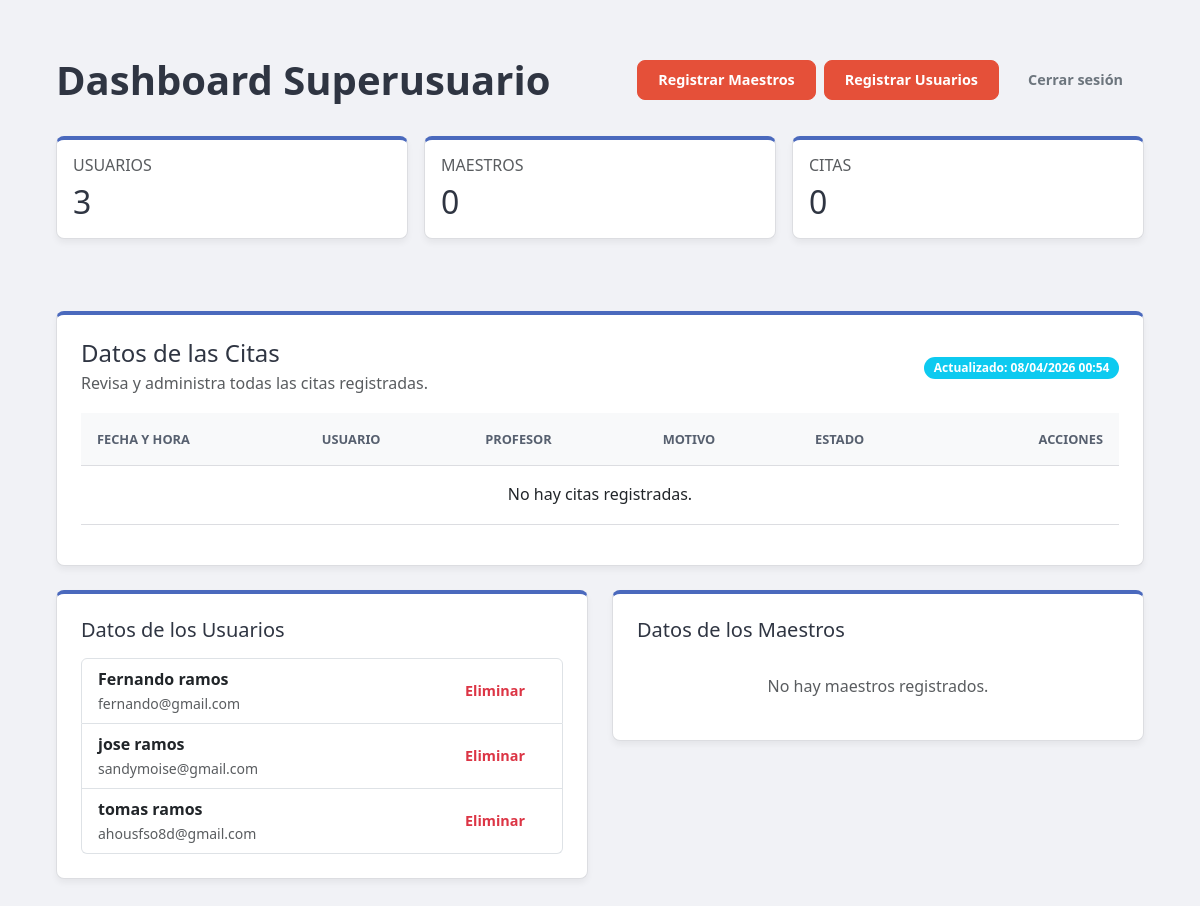
Screenshot of /dashboard_superusuario (signed in) with the database file from the repository.
### APP/Models.py (models this page shows)
class Usuario(db.Model):
    __tablename__ = 'usuarios'
    id = db.Column(db.Integer, primary_key=True, )
    p_nombre = db.Column(db.String(50), nullable=False)
    s_nombre = db.Column(db.String(50), nullable=True)
    p_apellido = db.Column(db.String(50), nullable=False)
    s_apellido = db.Column(db.String(50), nullable=False)
    correo = db.Column(db.String(100), unique=True, nullable=False)
    contraseña = db.Column(db.String(128), nullable=False)
    citas = db.relationship('Cita', backref='usuario', lazy=True)

### APP/app.py (the view)
@app.route('/dashboard_superusuario')
def dashboard_superusuario():
    if 'superuser_id' not in session:
        return redirect(url_for('login_superusuario'))
    citas = Cita.query.order_by(Cita.fecha_hora.asc()).all()
    usuarios = Usuario.query.order_by(Usuario.p_nombre.asc()).all()
    maestros = Profesor.query.order_by(Profesor.p_nombre.asc()).all()
    return render_template(
        'dashboard_superusuario_real.html',
        citas=citas,
        usuarios=usuarios,
        maestros=maestros,
        total_usuarios=len(usuarios),
        total_maestros=len(maestros),
        total_citas=Cita.query.count(),
        ahora=datetime.now()
    )

### APP/TEMPLATES/dashboard_superusuario_real.html (shortened to what this page needs)
<!DOCTYPE html>
<html lang="es">
<head>
    <link href="https://cdn.jsdelivr.net/npm/bootstrap@5.3.0/dist/css/bootstrap.min.css" rel="stylesheet">
    <link rel="stylesheet" href="{{ url_for('static', filename='css/dashboard_superusuario_real.css') }}">
</head>
<body>
    <div class="container-fluid">
        <main class="col-12 px-4 pt-4">
                <div class="header-panel">
                    <div class="header-top">
                        <div>
                            <h1>Dashboard Superusuario</h1>
                        </div>
                        <div class="top-actions">
                            <a href="{{ url_for('registro_maestro') }}" class="btn btn-red">Registrar Maestros</a>
                            <a href="{{url_for('registro_usuario') }}" class="btn btn-red">Registrar Usuarios</a>
                            <a href="{{ url_for('logout') }}" class="btn btn-outline-secondary">Cerrar sesión</a>
                        </div>
                    </div>
                </div>
                <section id="estadisticas" class="mb-5">
                    <div class="row g-3">
                        <div class="col-md-4">
                            <div class="content-card p-3">
                                <h6 class="text-uppercase text-muted">Usuarios</h6>
                                <h2 class="mb-0">{{ total_usuarios }}</h2>
                            </div>
                        </div>
                        <div class="col-md-4">
                            <div class="content-card p-3">
                                <h6 class="text-uppercase text-muted">Maestros</h6>
                                <h2 class="mb-0">{{ total_maestros }}</h2>
                            </div>
                        </div>
                        <div class="col-md-4">
                            <div class="content-card p-3">
                                <h6 class="text-uppercase text-muted">Citas</h6>
                                <h2 class="mb-0">{{ total_citas }}</h2>
                            </div>
                        </div>
                    </div>
                </section>
                <section id="citas" class="mb-5">
                    <div class="content-card p-4 mb-4">
                        <div class="d-flex justify-content-between align-items-center mb-3">
                            <div>
                                <h4 class="mb-1">Datos de las Citas</h4>
                                <p class="text-muted mb-0">Revisa y administra todas las citas registradas.</p>
                            </div>
                            <span class="badge bg-info">Actualizado: {{ ahora.strftime('%d/%m/%Y %H:%M') }}</span>
                        </div>
                        <div class="table-responsive">
                            <table class="table table-hover align-middle">
                                <thead class="table-dark">
                                    <tr>
                                        <th>Fecha y Hora</th>
                                        <th>Usuario</th>
                                        <th>Profesor</th>
                                        <th>Motivo</th>
                                        <th>Estado</th>
                                        <th class="text-end">Acciones</th>
                                    </tr>
                                </thead>
                                <tbody>
                                    {% if citas %}
                                        {% for cita in citas %}
                                            <tr>
                                                <td>{{ cita.fecha_hora.strftime('%d/%m/%Y %H:%M') }}</td>
                                                <td>{{ cita.usuario.p_nombre }} {{ cita.usuario.p_apellido }}</td>
                                                <td>{{ cita.profesor.p_nombre }} {{ cita.profesor.p_apellido }}</td>
                                                <td>{{ cita.motivo }}</td>
                                                <td>
                                                    {% if cita.fecha_hora > ahora %}
                                                        <span class="badge bg-success">Programada</span>
                                                    {% else %}
                                                        <span class="badge bg-secondary">Pasada</span>
                                                    {% endif %}
                                                </td>
                                                <td class="text-end table-actions">
                                                    <form method="POST" action="{{ url_for('cancelar_cita_superusuario', cita_id=cita.id_cita) }}" class="d-inline">
                                                        <button type="submit" class="btn btn-sm btn-danger" onclick="return confirm('¿Estás seguro de que deseas cancelar esta cita?')">Cancelar</button>
                                                    </form>
                                                </td>
                                            </tr>
                                        {% endfor %}
                                    {% else %}
                                        <tr>
                                            <td colspan="6" class="text-center">No hay citas registradas.</td>
                                        </tr>
                                    {% endif %}
                                </tbody>
                            </table>
                        </div>
                    </div>
                    <div class="row gy-4">
                        <div class="col-lg-6" id="usuarios">
                            <div class="content-card p-4">
                                    <h5 class="d-flex justify-content-between align-items-center mb-3">Datos de los Usuarios</h5>
                                <div class="list-group">
                                    {% if usuarios %}
                                        {% for usuario in usuarios %}
                                            <div class="list-group-item d-flex justify-content-between align-items-center gap-3">
                                                <div>
                                                    <strong>{{ usuario.p_nombre }} {{ usuario.p_apellido }}</strong>
                                                    <div class="text-muted small">{{ usuario.correo }}</div>
                                                </div>
                                                <form method="POST" action="{{ url_for('eliminar_usuario', usuario_id=usuario.id) }}" onsubmit="return confirm('¿Eliminar a este usuario y todas sus citas?')">
                                                    <button type="submit" class="btn btn-sm btn-outline-danger">Eliminar</button>
                                                </form>
                                            </div>
                                        {% endfor %}
                                    {% else %}
                                        <div class="text-center text-muted py-3">No hay usuarios registrados.</div>
                                    {% endif %}
                                </div>
                            </div>
                        </div>
                        <div class="col-lg-6" id="maestros">
                            <div class="content-card p-4">
                                        <h5 class="d-flex justify-content-between align-items-center mb-3">Datos de los Maestros</h5>
                                <div class="list-group">
                                    {% if maestros %}
                                        {% for maestro in maestros %}
                                            <div class="list-group-item d-flex justify-content-between align-items-center gap-3">
                                                <div>
                                                    <strong>{{ maestro.p_nombre }} {{ maestro.p_apellido }}</strong>
                                                    <div class="text-muted small">{{ maestro.correo }}</div>
                                                </div>
                                                <form method="POST" action="{{ url_for('eliminar_profesor', profesor_id=maestro.id) }}" onsubmit="return confirm('¿Eliminar a este profesor y todas sus citas?')">
                                                    <button type="submit" class="btn btn-sm btn-outline-danger">Eliminar</button>
                                                </form>
                                            </div>
                                        {% endfor %}
                                    {% else %}
                                        <div class="text-center text-muted py-3">No hay maestros registrados.</div>
                                    {% endif %}
                                </div>
                            </div>
                        </div>
                    </div>
                </section>
            </main>
        </div>
</body>
</html>

### APP/static/css/dashboard_superusuario_real.css (style rules this page uses)
:root { --primary: #4a69bd; --danger: #e55039; --success: #78e08f; --light: #f8f9fa; --dark: #2f3542; --border-color: #dcdde1; }
body { background-color: #f1f2f6; color: #2f3542; font-family: 'Segoe UI', Roboto, Helvetica, Arial, sans-serif; line-height: 1.6; }
.container-fluid { padding: 2rem; }
.header-panel { margin-bottom: 2rem; }
.header-top { display: flex; justify-content: space-between; align-items: center; margin-bottom: 1rem; }
.header-top h1 { color: var(--dark); font-weight: 700; margin: 0; }
.top-actions { display: flex; gap: 0.5rem; }
.content-card { background-color: #ffffff; border: 1px solid var(--border-color); border-top: 4px solid var(--primary); border-radius: 0.5rem; box-shadow: 0 4px 6px rgba(0, 0, 0, 0.05); margin-bottom: 1.5rem; }
.table { background-color: #ffffff; border-collapse: collapse; width: 100%; }
.table th, .table td { padding: 1rem; border-bottom: 1px solid var(--border-color); text-align: left; }
.table th { background-color: #f8f9fa; color: #57606f; font-weight: 600; text-transform: uppercase; font-size: 0.8rem; }
.badge { display: inline-block; padding: 0.4em 0.8em; font-size: 0.75em; font-weight: 600; border-radius: 2rem; }
.btn { display: inline-block; font-weight: 600; padding: 0.5rem 1.25rem; font-size: 0.9rem; border-radius: 0.5rem; transition: all 0.2s; cursor: pointer; border: 1px solid transparent; }
.btn-red { color: #ffffff; background-color: var(--danger); border-color: var(--danger); }

### rows the page displays
Usuario: p_nombre "Fernando", p_apellido "ramos", correo "fernando@gmail.com"
Usuario: p_nombre "jose", p_apellido "ramos", correo "sandymoise@gmail.com"
Usuario: p_nombre "tomas", p_apellido "ramos", correo "ahousfso8d@gmail.com"

### other values shown
{{ total_usuarios }} "3"
{{ total_maestros }} "0"
{{ total_citas }} "0"
